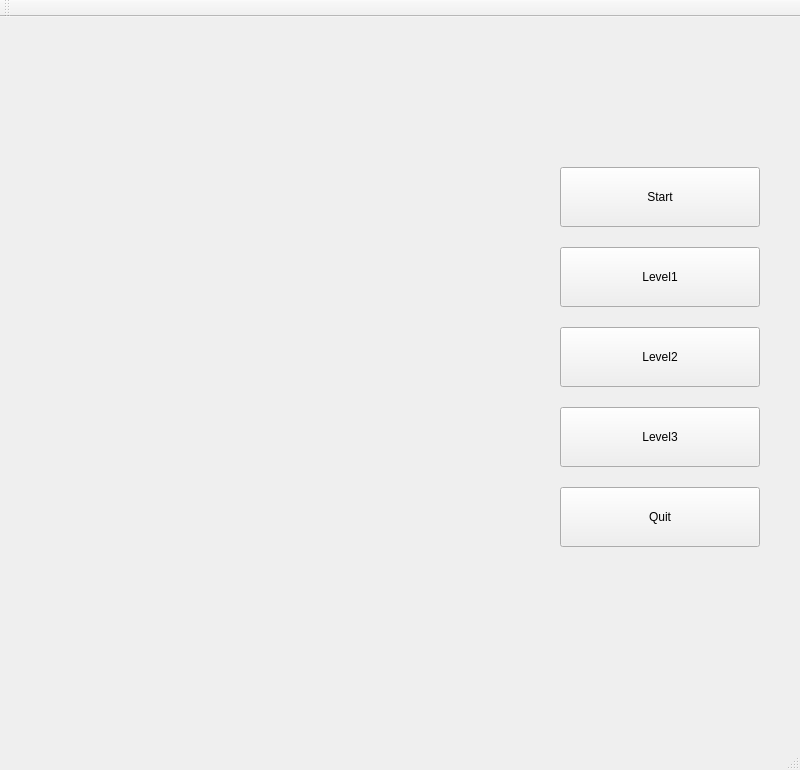
<?xml version="1.0" encoding="UTF-8"?>
<ui version="4.0">
 <class>MainWindow</class>
 <widget class="QMainWindow" name="MainWindow">
  <property name="geometry">
   <rect>
    <x>0</x>
    <y>0</y>
    <width>800</width>
    <height>770</height>
   </rect>
  </property>
  <property name="sizePolicy">
   <sizepolicy hsizetype="Fixed" vsizetype="Fixed">
    <horstretch>0</horstretch>
    <verstretch>0</verstretch>
   </sizepolicy>
  </property>
  <property name="windowTitle">
   <string>Sokoban</string>
  </property>
  <widget class="QWidget" name="centralWidget">
   <widget class="QPushButton" name="startButton">
    <property name="geometry">
     <rect>
      <x>560</x>
      <y>150</y>
      <width>200</width>
      <height>60</height>
     </rect>
    </property>
    <property name="focusPolicy">
     <enum>Qt::NoFocus</enum>
    </property>
    <property name="text">
     <string>Start</string>
    </property>
   </widget>
   <widget class="QPushButton" name="quitButton">
    <property name="geometry">
     <rect>
      <x>560</x>
      <y>470</y>
      <width>200</width>
      <height>60</height>
     </rect>
    </property>
    <property name="focusPolicy">
     <enum>Qt::NoFocus</enum>
    </property>
    <property name="text">
     <string>Quit</string>
    </property>
   </widget>
   <widget class="QLabel" name="mainpage">
    <property name="geometry">
     <rect>
      <x>10</x>
      <y>90</y>
      <width>531</width>
      <height>521</height>
     </rect>
    </property>
    <property name="text">
     <string/>
    </property>
    <property name="pixmap">
     <pixmap resource="resource.qrc">:/img/mapImage/mainpage.png</pixmap>
    </property>
    <property name="scaledContents">
     <bool>false</bool>
    </property>
   </widget>
   <widget class="QPushButton" name="level1Button">
    <property name="geometry">
     <rect>
      <x>560</x>
      <y>230</y>
      <width>200</width>
      <height>60</height>
     </rect>
    </property>
    <property name="focusPolicy">
     <enum>Qt::NoFocus</enum>
    </property>
    <property name="text">
     <string>Level1</string>
    </property>
   </widget>
   <widget class="QPushButton" name="level2Button">
    <property name="geometry">
     <rect>
      <x>560</x>
      <y>310</y>
      <width>200</width>
      <height>60</height>
     </rect>
    </property>
    <property name="focusPolicy">
     <enum>Qt::NoFocus</enum>
    </property>
    <property name="text">
     <string>Level2</string>
    </property>
   </widget>
   <widget class="QPushButton" name="level3Button">
    <property name="geometry">
     <rect>
      <x>560</x>
      <y>390</y>
      <width>200</width>
      <height>60</height>
     </rect>
    </property>
    <property name="focusPolicy">
     <enum>Qt::NoFocus</enum>
    </property>
    <property name="text">
     <string>Level3</string>
    </property>
   </widget>
  </widget>
  <widget class="QMenuBar" name="menuBar">
   <property name="geometry">
    <rect>
     <x>0</x>
     <y>0</y>
     <width>800</width>
     <height>22</height>
    </rect>
   </property>
  </widget>
  <widget class="QToolBar" name="mainToolBar">
   <attribute name="toolBarArea">
    <enum>TopToolBarArea</enum>
   </attribute>
   <attribute name="toolBarBreak">
    <bool>false</bool>
   </attribute>
  </widget>
  <widget class="QStatusBar" name="statusBar"/>
 </widget>
 <layoutdefault spacing="6" margin="11"/>
 <resources>
  <include location="resource.qrc"/>
 </resources>
 <connections/>
</ui>
